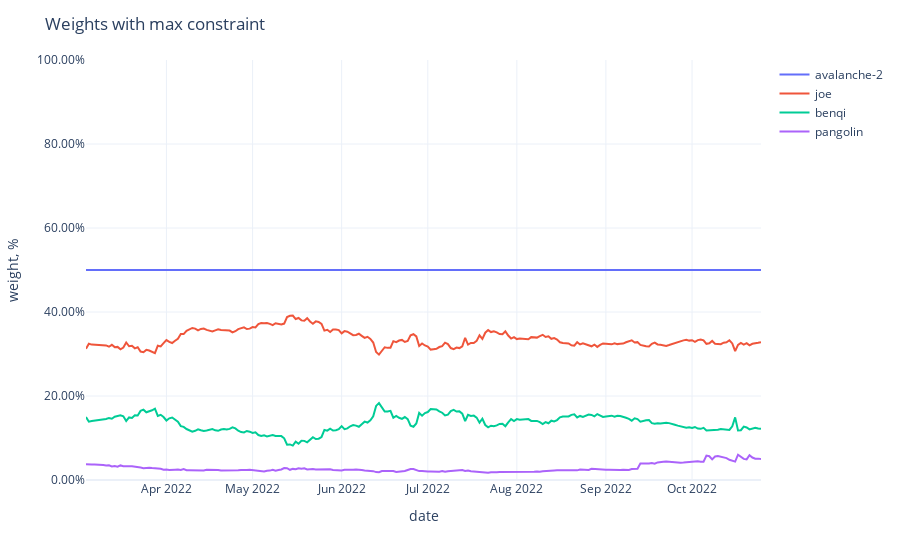

Notebook code for this chart:
### Code cell
fig = px.line(adjusted_weights,
              labels={'value': 'weight, %', 'variable': ''})
fig.update_traces(
    hovertemplate="%{y}"
)
fig.update_yaxes(
    tickformat=".2%",
    range=[0,1],
)
fig.update_xaxes(
    showspikes=True,
    spikethickness=2,
    spikedash="dot",
    spikecolor="#999999",
    spikemode="across",
)
fig.update_layout(
    hovermode="x",
    hoverdistance=100,  ## Distance to show hover label of data point
    spikedistance=1000,  ## Distance to show spike
    template='plotly_white',
    title='Weights with max constraint'
)

### Figure 1 — Plotly figure (JSON) as saved in the notebook; plotly's stock layout.template omitted (floating-point values rounded to 4 significant figures; data arrays with more than 128 entries replaced by an {"elided": "..."} marker saying what was removed)
{"data": [{"hovertemplate": "%{y}", "legendgroup": "avalanche-2", "line": {"color": "#636efa", "dash": "solid"}, "marker": {"symbol": "circle"}, "mode": "lines", "name": "avalanche-2", "orientation": "v", "showlegend": true, "type": "scatter", "x": {"elided": "236 str values"}, "xaxis": "x", "y": {"elided": "236 float values"}, "yaxis": "y"}, {"hovertemplate": "%{y}", "legendgroup": "joe", "line": {"color": "#EF553B", "dash": "solid"}, "marker": {"symbol": "circle"}, "mode": "lines", "name": "joe", "orientation": "v", "showlegend": true, "type": "scatter", "x": {"elided": "236 str values"}, "xaxis": "x", "y": {"elided": "236 float values"}, "yaxis": "y"}, {"hovertemplate": "%{y}", "legendgroup": "benqi", "line": {"color": "#00cc96", "dash": "solid"}, "marker": {"symbol": "circle"}, "mode": "lines", "name": "benqi", "orientation": "v", "showlegend": true, "type": "scatter", "x": {"elided": "236 str values"}, "xaxis": "x", "y": {"elided": "236 float values"}, "yaxis": "y"}, {"hovertemplate": "%{y}", "legendgroup": "pangolin", "line": {"color": "#ab63fa", "dash": "solid"}, "marker": {"symbol": "circle"}, "mode": "lines", "name": "pangolin", "orientation": "v", "showlegend": true, "type": "scatter", "x": {"elided": "236 str values"}, "xaxis": "x", "y": {"elided": "236 float values"}, "yaxis": "y"}], "layout": {"hoverdistance": 100, "hovermode": "x", "legend": {"title": {"text": ""}, "tracegroupgap": 0}, "margin": {"t": 60}, "spikedistance": 1000, "title": {"text": "Weights with max constraint"}, "xaxis": {"anchor": "y", "domain": [0, 1], "showspikes": true, "spikecolor": "#999999", "spikedash": "dot", "spikemode": "across", "spikethickness": 2, "title": {"text": "date"}}, "yaxis": {"anchor": "x", "domain": [0, 1], "range": [0, 1], "tickformat": ".2%", "title": {"text": "weight, %"}}}}
